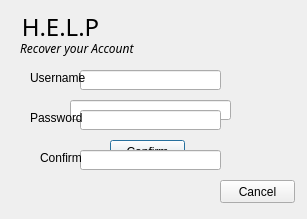
<?xml version="1.0" encoding="UTF-8"?>
<ui version="4.0">
 <class>forgot_UandP</class>
 <widget class="QDialog" name="forgot_UandP">
  <property name="geometry">
   <rect>
    <x>0</x>
    <y>0</y>
    <width>307</width>
    <height>219</height>
   </rect>
  </property>
  <property name="windowTitle">
   <string>Dialog</string>
  </property>
  <widget class="QLabel" name="label_2">
   <property name="geometry">
    <rect>
     <x>10</x>
     <y>10</y>
     <width>101</width>
     <height>31</height>
    </rect>
   </property>
   <property name="font">
    <font>
     <family>Showcard Gothic</family>
     <pointsize>18</pointsize>
     <underline>false</underline>
    </font>
   </property>
   <property name="text">
    <string>H.E.L.P</string>
   </property>
   <property name="textFormat">
    <enum>Qt::RichText</enum>
   </property>
   <property name="alignment">
    <set>Qt::AlignCenter</set>
   </property>
   <property name="wordWrap">
    <bool>false</bool>
   </property>
  </widget>
  <widget class="QLabel" name="label">
   <property name="geometry">
    <rect>
     <x>20</x>
     <y>40</y>
     <width>171</width>
     <height>16</height>
    </rect>
   </property>
   <property name="font">
    <font>
     <family>Lucida Sans</family>
     <italic>true</italic>
    </font>
   </property>
   <property name="text">
    <string>Recover your Account</string>
   </property>
  </widget>
  <widget class="QLabel" name="title">
   <property name="enabled">
    <bool>true</bool>
   </property>
   <property name="geometry">
    <rect>
     <x>60</x>
     <y>70</y>
     <width>171</width>
     <height>16</height>
    </rect>
   </property>
   <property name="font">
    <font>
     <family>MS Shell Dlg 2</family>
     <weight>75</weight>
     <italic>false</italic>
     <bold>true</bold>
    </font>
   </property>
   <property name="layoutDirection">
    <enum>Qt::LeftToRight</enum>
   </property>
   <property name="text">
    <string>Please enter your email</string>
   </property>
   <property name="alignment">
    <set>Qt::AlignCenter</set>
   </property>
  </widget>
  <widget class="QLineEdit" name="emailEdit">
   <property name="enabled">
    <bool>true</bool>
   </property>
   <property name="geometry">
    <rect>
     <x>70</x>
     <y>100</y>
     <width>161</width>
     <height>20</height>
    </rect>
   </property>
   <property name="inputMask">
    <string/>
   </property>
  </widget>
  <widget class="QPushButton" name="confirm">
   <property name="enabled">
    <bool>true</bool>
   </property>
   <property name="geometry">
    <rect>
     <x>110</x>
     <y>140</y>
     <width>75</width>
     <height>23</height>
    </rect>
   </property>
   <property name="text">
    <string>Confirm</string>
   </property>
   <property name="flat">
    <bool>false</bool>
   </property>
  </widget>
  <widget class="QLabel" name="error">
   <property name="geometry">
    <rect>
     <x>70</x>
     <y>120</y>
     <width>161</width>
     <height>16</height>
    </rect>
   </property>
   <property name="text">
    <string/>
   </property>
   <property name="alignment">
    <set>Qt::AlignCenter</set>
   </property>
  </widget>
  <widget class="QPushButton" name="save">
   <property name="enabled">
    <bool>false</bool>
   </property>
   <property name="geometry">
    <rect>
     <x>110</x>
     <y>180</y>
     <width>75</width>
     <height>23</height>
    </rect>
   </property>
   <property name="text">
    <string/>
   </property>
   <property name="autoDefault">
    <bool>true</bool>
   </property>
   <property name="flat">
    <bool>true</bool>
   </property>
  </widget>
  <widget class="QLineEdit" name="username">
   <property name="enabled">
    <bool>true</bool>
   </property>
   <property name="geometry">
    <rect>
     <x>80</x>
     <y>70</y>
     <width>141</width>
     <height>20</height>
    </rect>
   </property>
  </widget>
  <widget class="QLabel" name="user">
   <property name="enabled">
    <bool>true</bool>
   </property>
   <property name="geometry">
    <rect>
     <x>30</x>
     <y>70</y>
     <width>61</width>
     <height>16</height>
    </rect>
   </property>
   <property name="text">
    <string>Username</string>
   </property>
  </widget>
  <widget class="QLineEdit" name="password">
   <property name="enabled">
    <bool>true</bool>
   </property>
   <property name="geometry">
    <rect>
     <x>80</x>
     <y>110</y>
     <width>141</width>
     <height>20</height>
    </rect>
   </property>
   <property name="echoMode">
    <enum>QLineEdit::Password</enum>
   </property>
  </widget>
  <widget class="QLabel" name="check2">
   <property name="geometry">
    <rect>
     <x>80</x>
     <y>90</y>
     <width>61</width>
     <height>16</height>
    </rect>
   </property>
   <property name="text">
    <string>&lt;html&gt;&lt;head/&gt;&lt;body&gt;&lt;p&gt;&lt;br/&gt;&lt;/p&gt;&lt;/body&gt;&lt;/html&gt;</string>
   </property>
  </widget>
  <widget class="QLabel" name="check1">
   <property name="geometry">
    <rect>
     <x>80</x>
     <y>60</y>
     <width>111</width>
     <height>16</height>
    </rect>
   </property>
   <property name="text">
    <string>&lt;html&gt;&lt;head/&gt;&lt;body&gt;&lt;p&gt;&lt;br/&gt;&lt;/p&gt;&lt;/body&gt;&lt;/html&gt;</string>
   </property>
  </widget>
  <widget class="QLabel" name="pass">
   <property name="enabled">
    <bool>true</bool>
   </property>
   <property name="geometry">
    <rect>
     <x>30</x>
     <y>110</y>
     <width>61</width>
     <height>16</height>
    </rect>
   </property>
   <property name="text">
    <string>Password</string>
   </property>
  </widget>
  <widget class="QLineEdit" name="confirm_2">
   <property name="enabled">
    <bool>true</bool>
   </property>
   <property name="geometry">
    <rect>
     <x>80</x>
     <y>150</y>
     <width>141</width>
     <height>20</height>
    </rect>
   </property>
   <property name="echoMode">
    <enum>QLineEdit::Password</enum>
   </property>
  </widget>
  <widget class="QLabel" name="pass2">
   <property name="enabled">
    <bool>true</bool>
   </property>
   <property name="geometry">
    <rect>
     <x>40</x>
     <y>150</y>
     <width>61</width>
     <height>16</height>
    </rect>
   </property>
   <property name="text">
    <string>Confirm</string>
   </property>
  </widget>
  <widget class="QLabel" name="check3">
   <property name="geometry">
    <rect>
     <x>80</x>
     <y>130</y>
     <width>91</width>
     <height>16</height>
    </rect>
   </property>
   <property name="text">
    <string>&lt;html&gt;&lt;head/&gt;&lt;body&gt;&lt;p&gt;&lt;br/&gt;&lt;/p&gt;&lt;/body&gt;&lt;/html&gt;</string>
   </property>
   <property name="scaledContents">
    <bool>false</bool>
   </property>
  </widget>
  <widget class="QLabel" name="error_2">
   <property name="geometry">
    <rect>
     <x>160</x>
     <y>30</y>
     <width>131</width>
     <height>21</height>
    </rect>
   </property>
   <property name="text">
    <string/>
   </property>
   <property name="alignment">
    <set>Qt::AlignCenter</set>
   </property>
  </widget>
  <widget class="QPushButton" name="cancel">
   <property name="geometry">
    <rect>
     <x>220</x>
     <y>180</y>
     <width>75</width>
     <height>23</height>
    </rect>
   </property>
   <property name="text">
    <string>Cancel</string>
   </property>
  </widget>
 </widget>
 <resources/>
 <connections/>
</ui>
